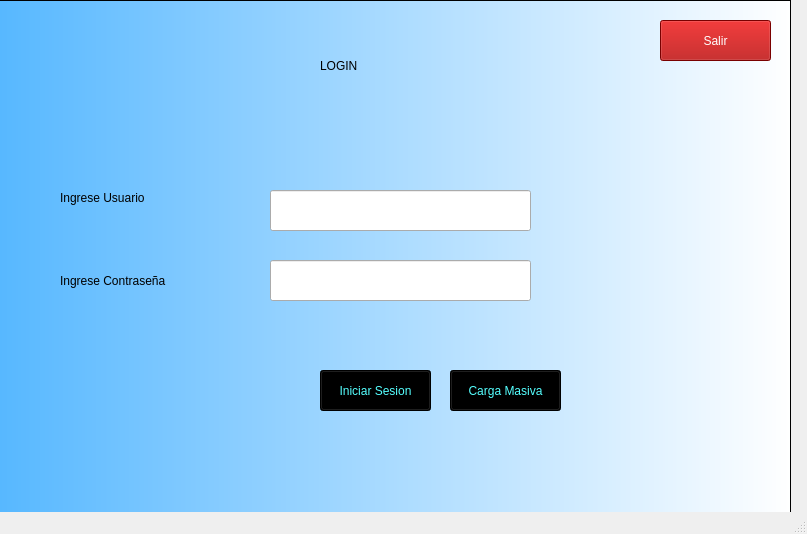
<?xml version="1.0" encoding="UTF-8"?>
<ui version="4.0">
 <class>MainWindow</class>
 <widget class="QMainWindow" name="MainWindow">
  <property name="geometry">
   <rect>
    <x>0</x>
    <y>0</y>
    <width>807</width>
    <height>534</height>
   </rect>
  </property>
  <property name="windowTitle">
   <string>MainWindow</string>
  </property>
  <widget class="QWidget" name="centralwidget">
   <widget class="QFrame" name="frame">
    <property name="geometry">
     <rect>
      <x>-10</x>
      <y>0</y>
      <width>801</width>
      <height>571</height>
     </rect>
    </property>
    <property name="styleSheet">
     <string notr="true">QWidget#frame{
background-color: qlineargradient(spread:pad, x1:0, y1:0, x2:1, y2:0, stop:0 rgba(85, 183, 255, 255), stop:1 rgba(255, 255, 255, 255));}</string>
    </property>
    <property name="frameShape">
     <enum>QFrame::StyledPanel</enum>
    </property>
    <property name="frameShadow">
     <enum>QFrame::Raised</enum>
    </property>
    <widget class="QLabel" name="label">
     <property name="geometry">
      <rect>
       <x>330</x>
       <y>50</y>
       <width>141</width>
       <height>31</height>
      </rect>
     </property>
     <property name="styleSheet">
      <string notr="true">font: 26pt &quot;MV Boli&quot;;</string>
     </property>
     <property name="text">
      <string>LOGIN</string>
     </property>
    </widget>
    <widget class="QLabel" name="label_2">
     <property name="geometry">
      <rect>
       <x>70</x>
       <y>190</y>
       <width>141</width>
       <height>16</height>
      </rect>
     </property>
     <property name="styleSheet">
      <string notr="true">font: 87 12pt &quot;Arial Black&quot;;</string>
     </property>
     <property name="text">
      <string>Ingrese Usuario</string>
     </property>
    </widget>
    <widget class="QLabel" name="label_3">
     <property name="geometry">
      <rect>
       <x>70</x>
       <y>270</y>
       <width>181</width>
       <height>21</height>
      </rect>
     </property>
     <property name="styleSheet">
      <string notr="true">font: 87 12pt &quot;Arial Black&quot;;</string>
     </property>
     <property name="text">
      <string>Ingrese Contraseña </string>
     </property>
    </widget>
    <widget class="QPushButton" name="pushButton">
     <property name="geometry">
      <rect>
       <x>330</x>
       <y>370</y>
       <width>111</width>
       <height>41</height>
      </rect>
     </property>
     <property name="styleSheet">
      <string notr="true">background-color: rgb(0, 0, 0);
color: rgb(85, 255, 255);</string>
     </property>
     <property name="text">
      <string>Iniciar Sesion</string>
     </property>
    </widget>
    <widget class="QLineEdit" name="lineEdit">
     <property name="geometry">
      <rect>
       <x>280</x>
       <y>190</y>
       <width>261</width>
       <height>41</height>
      </rect>
     </property>
    </widget>
    <widget class="QLineEdit" name="lineEdit_2">
     <property name="geometry">
      <rect>
       <x>280</x>
       <y>260</y>
       <width>261</width>
       <height>41</height>
      </rect>
     </property>
    </widget>
    <widget class="QPushButton" name="pushButton_2">
     <property name="geometry">
      <rect>
       <x>670</x>
       <y>20</y>
       <width>111</width>
       <height>41</height>
      </rect>
     </property>
     <property name="styleSheet">
      <string notr="true">background-color: rgb(0, 0, 0);
color: rgb(255, 255, 255);
background-color: rgb(255, 69, 52);
background-color: rgb(170, 0, 0);</string>
     </property>
     <property name="text">
      <string>Salir</string>
     </property>
    </widget>
    <widget class="QPushButton" name="pushButton_3">
     <property name="geometry">
      <rect>
       <x>460</x>
       <y>370</y>
       <width>111</width>
       <height>41</height>
      </rect>
     </property>
     <property name="styleSheet">
      <string notr="true">background-color: rgb(0, 0, 0);
color: rgb(85, 255, 255);</string>
     </property>
     <property name="text">
      <string>Carga Masiva</string>
     </property>
    </widget>
   </widget>
  </widget>
  <widget class="QMenuBar" name="menubar">
   <property name="geometry">
    <rect>
     <x>0</x>
     <y>0</y>
     <width>807</width>
     <height>21</height>
    </rect>
   </property>
  </widget>
  <widget class="QStatusBar" name="statusbar"/>
 </widget>
 <resources/>
 <connections/>
</ui>
